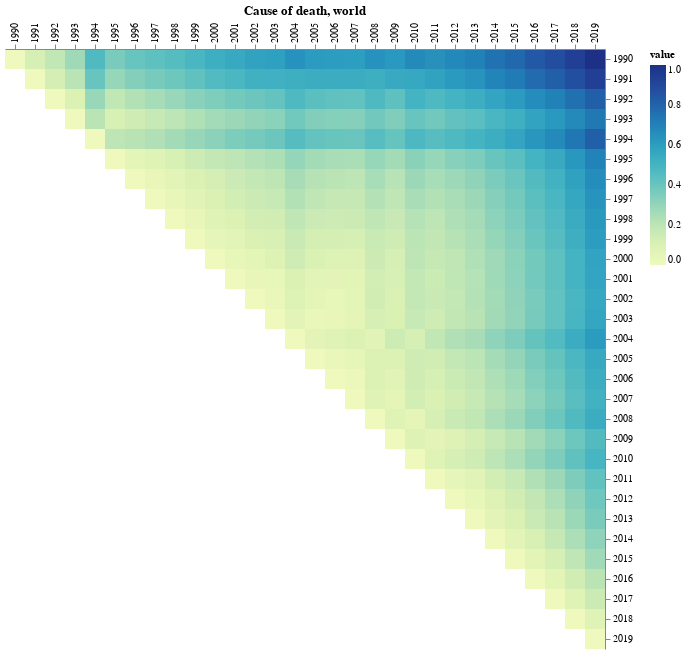

The notebook cell this image was saved under:
### Code cell
edf = pd.read_csv(f"data/COD/0_normalized.csv")
ecorpus = Corpus(edf)
edvr = ecorpus.create_dvr(equally_weighted=True)

esigs = ecorpus.create_signatures(distance="JSD")
espd = sockpuppet_distance(ecorpus, ecorpus, heuristic=False, distance="euclidean")
display(
    sockpuppet_matrix(spd)
    .properties(title="Cause of death, world")
    .configure_axis(title=None)
)

### Figure 1 — Vega-Lite specification as saved in the notebook (floating-point values rounded to 4 significant figures; data arrays with more than 128 entries replaced by an {"elided": "..."} marker saying what was removed)
{"config": {"view": {"continuousWidth": 300, "continuousHeight": 300, "strokeWidth": 0}, "axis": {"title": null}}, "data": {"name": "data-4d7a226d6082a0a46bc950dfe9f5ebb1"}, "mark": {"type": "rect"}, "encoding": {"color": {"field": "value", "scale": {"scheme": "yellowgreenblue"}, "type": "quantitative"}, "x": {"axis": {"orient": "top", "values": [1990, 1991, 1992, 1993, 1994, 1995, 1996, 1997, 1998, 1999, 2000, 2001, 2002, 2003, 2004, 2005, 2006, 2007, 2008, 2009, 2010, 2011, 2012, 2013, 2014, 2015, 2016, 2017, 2018, 2019]}, "field": "Corpus 1", "sort": null, "type": "ordinal"}, "y": {"axis": {"orient": "right", "values": [1990, 1991, 1992, 1993, 1994, 1995, 1996, 1997, 1998, 1999, 2000, 2001, 2002, 2003, 2004, 2005, 2006, 2007, 2008, 2009, 2010, 2011, 2012, 2013, 2014, 2015, 2016, 2017, 2018, 2019]}, "field": "Corpus 2", "sort": null, "type": "ordinal"}}, "title": "Cause of death, world", "$schema": "https://vega.github.io/schema/vega-lite/v5.20.1.json", "datasets": {"data-4d7a226d6082a0a46bc950dfe9f5ebb1": {"elided": "465 records"}}}
